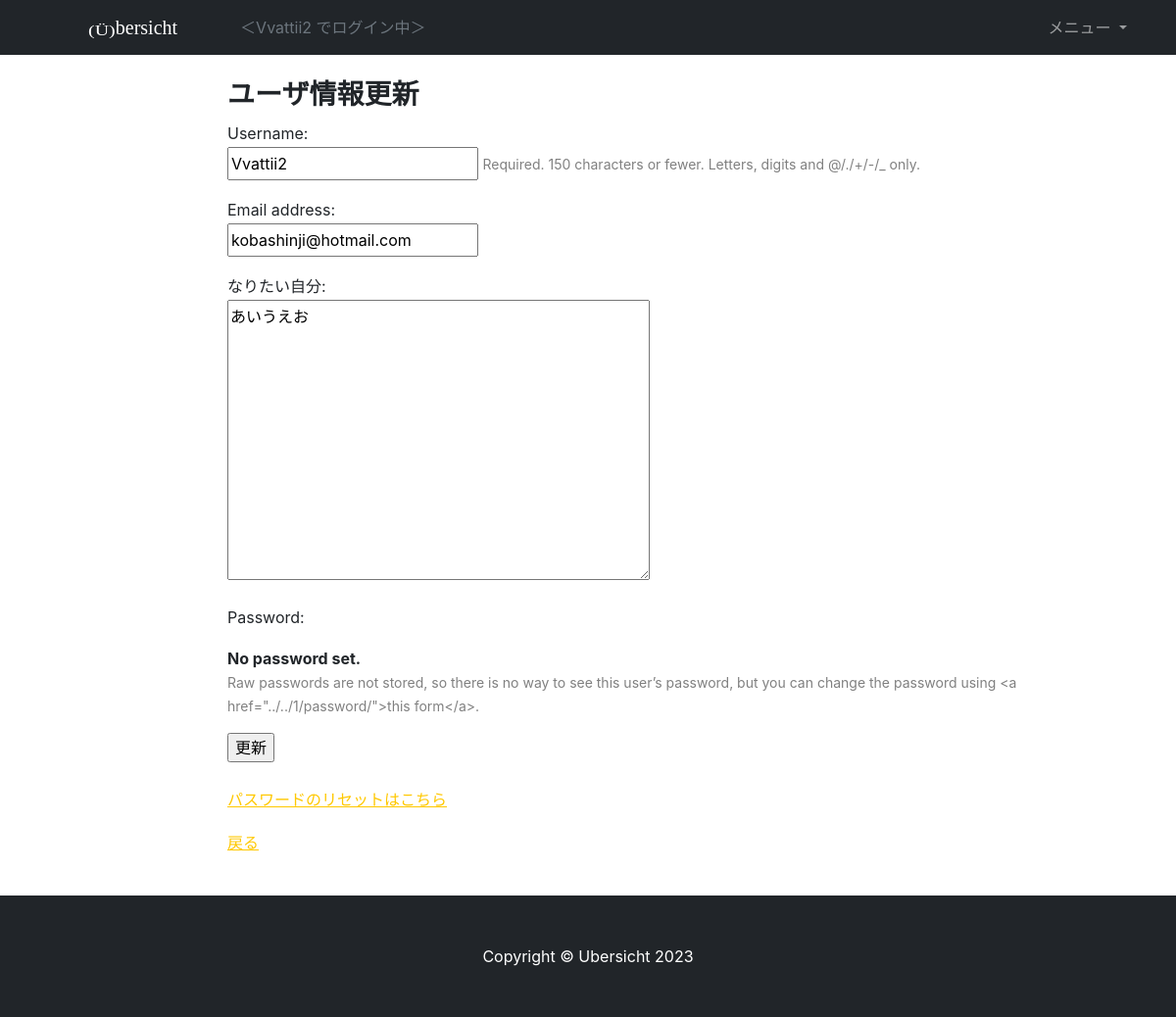
The app's page /user_change/1/ (signed in), older data.
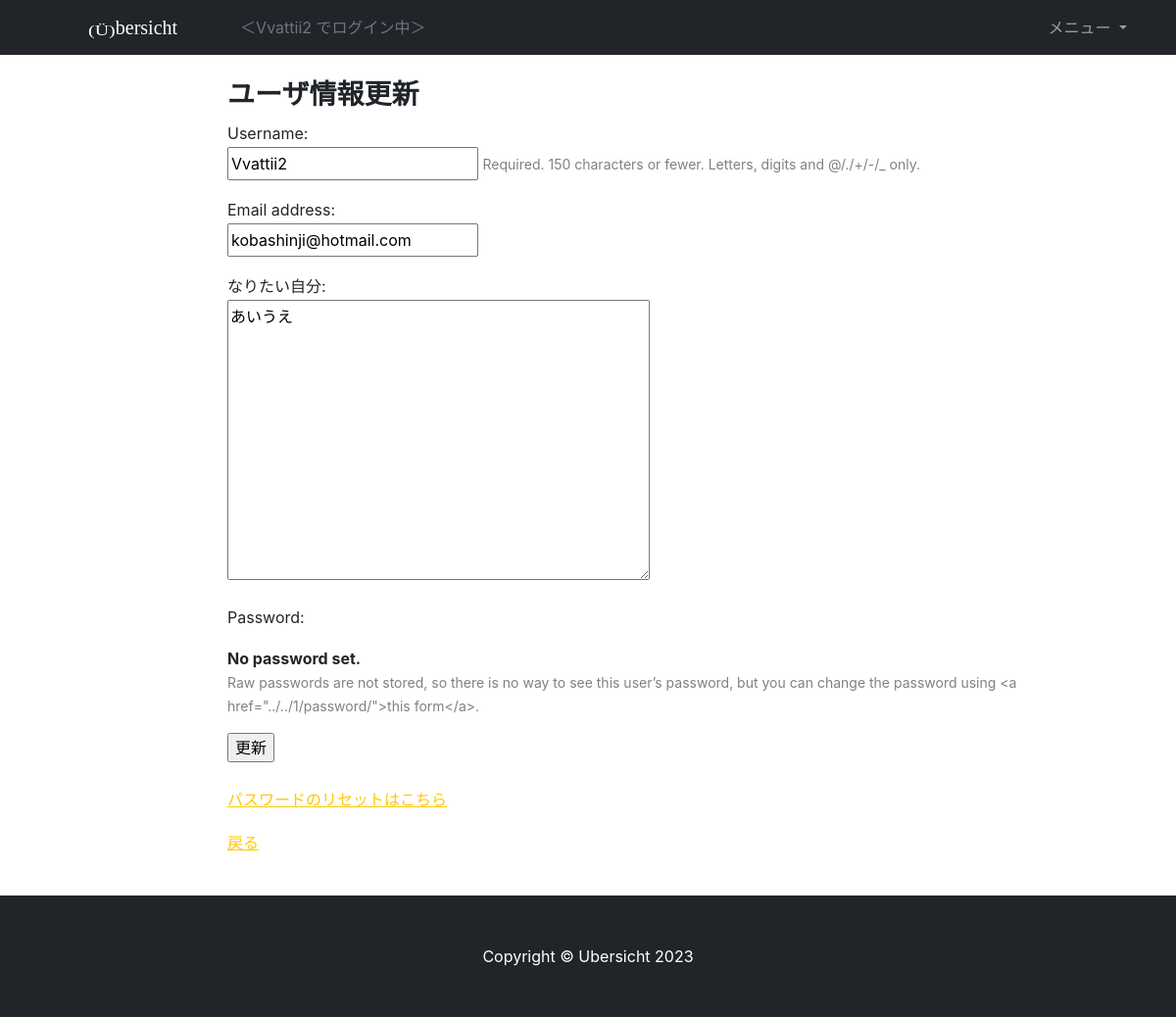
The same page, newer data.
### accounts/models.py (models this page shows)
class CustomUser(AbstractUser):
    dream = models.TextField(verbose_name="なりたい自分", max_length=200, blank=True, null=True)

### accounts/views.py (the view, shortened to what this page needs)
# urls.py: path('user_change/<int:pk>/', views.UserChangeView.as_view(), name='user_change'),
@method_decorator(login_required, name='dispatch')
class UserChangeView(UpdateView):
    model = CustomUser
    form_class = CustomUserChangeForm
    template_name = 'user_config.html'
    success_url = reverse_lazy('accounts:user_change_done')
    def get_object(self, queryset=None):
        user = self.request.user
        if user.pk == self.kwargs['pk']:
            return user
        else:
            from django.http import Http404
            raise Http404('ユーザー情報への編集権限がありません。')

### accounts/forms.py (shortened to what this page needs)
class CustomUserChangeForm(UserChangeForm):
    class Meta:
        model = CustomUser
        fields = ('username', 'email', 'dream')

### accounts/templates/user_config.html (shortened to what this page needs)
{% extends 'base.html' %}
{% block contents %}
    <div class="container">
        <div class="row">
            <div class="col my-4 offset-2">
                <h3>ユーザ情報更新</h3>
                <form action="" method="post">
                    {% for field in form %}
                    {% if not field.label == 'パスワード' %}
                    <p>
                        {{ field.label_tag }} <br>
                        {{field}}
                        {% if field.help_text %}
                        <small style='color: grey;'>{{field.help_text}}</small>
                        {% endif %}
                    </p>
                    {% endif %}
                    {% endfor %}
                    <input type="submit" value="更新">
                </form>
                <br>
                <p><a href="{% url 'password_reset' %}">パスワードのリセットはこちら</a></p>
                <p><a href="{% url 'todo:index' %}">戻る</a></p>
            </div>
        </div>
    </div>
{% endblock contents %}

### todo/templates/base.html (shortened to what this page needs)
{% load static %}
<!DOCTYPE html>
<html lang="ja">
    <head>
        <link href="{% static 'css/styles.css' %}" rel="stylesheet" />
    </head>
    <body>
        <nav class="navbar navbar-expand-md navbar-dark bg-dark">
            <div class="container">
                <a
                {% if user.is_authenticated %}
                href="{% url 'todo:main' %}"
                {% else %}
                href="{% url 'todo:index' %}"
                {% endif %}
                class="navbar-brand px-5 marker"><div class="squashed">(Ü)</div>bersicht</a>
                <div class="collapse navbar-collapse" id="navbarSupportedContent">
                    {% if user.is_authenticated %}
                    <div class="text-muted justify-content-end">
                        ＜{{ user.username }} でログイン中＞
                    </div>
                    {% endif %}
                    <ul class="navbar-nav ms-auto">
                        <li class="nav-item dropdown">
                        <a class="nav-link dropdown-toggle" href="#" id="navbarDropdown" role="button" data-bs-toggle="dropdown" aria-haspopup="true" aria-expanded="false">
                            メニュー
                        </a>
                        </li>
                    </ul>
                </div>
            </div>
        </nav>
        {% block contents %}{% endblock contents %}
        <footer class="py-5 bg-dark">
            <div class="container px-4 px-lg-5"><p class="m-0 text-center text-white">Copyright &copy; Ubersicht 2023</p></div>
        </footer>
    </body>
</html>

### todo/templates/base.html (style rules this page uses)
.marker { font-family: 'Permanent Marker', cursive !important; }
.squashed { display: inline-block; scale:1 0.7; translate:0% 10%; }

Row changes from the older to the newer data that the page shows:
changed CustomUser "Vvattii2": dream "あいうえお" → "あいうえ"
